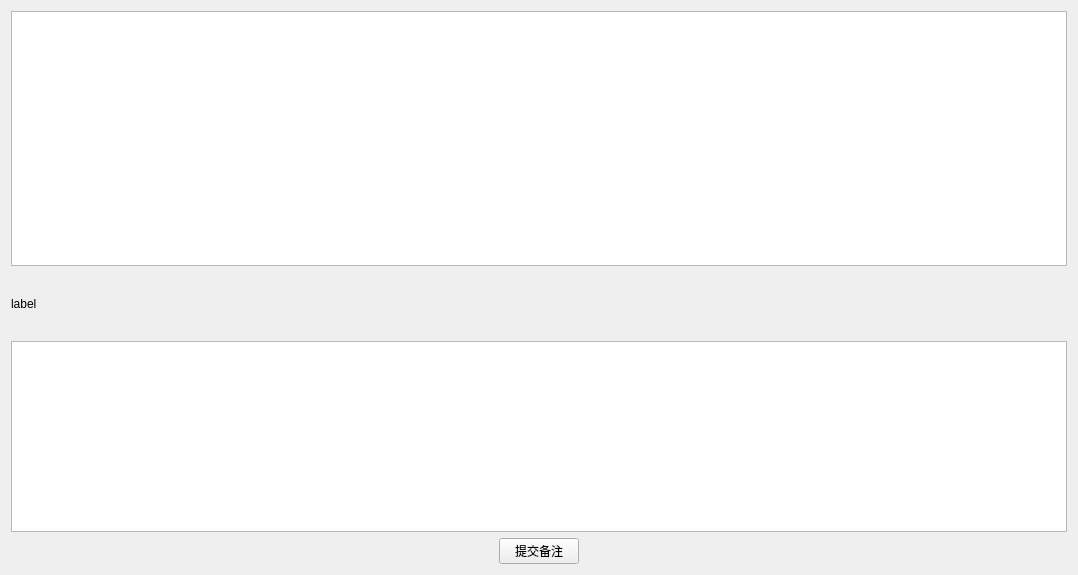
<?xml version="1.0" encoding="UTF-8"?>
<ui version="4.0">
 <class>Form</class>
 <widget class="QWidget" name="Form">
  <property name="geometry">
   <rect>
    <x>0</x>
    <y>0</y>
    <width>1078</width>
    <height>575</height>
   </rect>
  </property>
  <property name="windowTitle">
   <string>Form</string>
  </property>
  <layout class="QVBoxLayout" name="verticalLayout_2">
   <item>
    <layout class="QVBoxLayout" name="verticalLayout" stretch="4,1,3,1">
     <item>
      <layout class="QHBoxLayout" name="horizontalLayout_3">
       <item>
        <widget class="QListWidget" name="listWidget"/>
       </item>
      </layout>
     </item>
     <item>
      <widget class="QLabel" name="label">
       <property name="text">
        <string>label</string>
       </property>
      </widget>
     </item>
     <item>
      <widget class="QTextEdit" name="textEdit">
       <property name="font">
        <font>
         <pointsize>40</pointsize>
        </font>
       </property>
      </widget>
     </item>
     <item>
      <layout class="QHBoxLayout" name="horizontalLayout">
       <item>
        <spacer name="horizontalSpacer">
         <property name="orientation">
          <enum>Qt::Horizontal</enum>
         </property>
         <property name="sizeHint" stdset="0">
          <size>
           <width>40</width>
           <height>20</height>
          </size>
         </property>
        </spacer>
       </item>
       <item>
        <widget class="QPushButton" name="pushButton">
         <property name="text">
          <string>提交备注</string>
         </property>
        </widget>
       </item>
       <item>
        <spacer name="horizontalSpacer_2">
         <property name="orientation">
          <enum>Qt::Horizontal</enum>
         </property>
         <property name="sizeHint" stdset="0">
          <size>
           <width>40</width>
           <height>20</height>
          </size>
         </property>
        </spacer>
       </item>
      </layout>
     </item>
    </layout>
   </item>
  </layout>
 </widget>
 <resources/>
 <connections/>
</ui>
